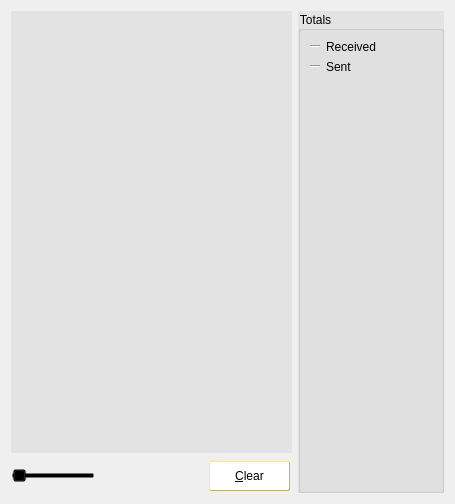
     <widget class="QWidget" name="tab_nettraffic">
      <attribute name="title">
       <string>&amp;Network Traffic</string>
      </attribute>
      <layout class="QHBoxLayout" name="horizontalLayout_3">
       <item>
        <layout class="QVBoxLayout" name="verticalLayout_4">
         <item>
          <widget class="TrafficGraphWidget" name="trafficGraph" native="true">
           <property name="sizePolicy">
            <sizepolicy hsizetype="Expanding" vsizetype="Expanding">
             <horstretch>0</horstretch>
             <verstretch>0</verstretch>
            </sizepolicy>
           </property>
           <property name="styleSheet">
            <string notr="true">background-color: rgb(227, 227, 227);
color:black</string>
           </property>
          </widget>
         </item>
         <item>
          <layout class="QHBoxLayout" name="horizontalLayout_2">
           <item>
            <widget class="QSlider" name="sldGraphRange">
             <property name="styleSheet">
              <string notr="true">background: transparent</string>
             </property>
             <property name="minimum">
              <number>1</number>
             </property>
             <property name="maximum">
              <number>288</number>
             </property>
             <property name="pageStep">
              <number>12</number>
             </property>
             <property name="value">
              <number>6</number>
             </property>
             <property name="orientation">
              <enum>Qt::Horizontal</enum>
             </property>
            </widget>
           </item>
           <item>
            <widget class="QLabel" name="lblGraphRange">
             <property name="minimumSize">
              <size>
               <width>100</width>
               <height>0</height>
              </size>
             </property>
             <property name="styleSheet">
              <string notr="true">background: transparent</string>
             </property>
             <property name="alignment">
              <set>Qt::AlignCenter</set>
             </property>
            </widget>
           </item>
           <item>
            <widget class="QPushButton" name="btnClearTrafficGraph">
             <property name="styleSheet">
              <string notr="true">QPushButton { /* Global Button Style */
	background-color: rgb(255, 255, 255);
	border-width: 1px;
	border-style: outset;
	border-color: #cbb62f;
	border-radius: 2px;
	color:#000000;
	font-size:12px;
	font-weight:normal;
	padding-left:25px;
	padding-right:25px;
	padding-top:1px;
	padding-bottom:1px;
	height: 26px;
	margin: 2px;
}
QPushButton:hover {
		background-color: rgb(206, 163, 153);
}

QPushButton:pressed {
	background-color: rgb(170, 255, 255);
	border:1px solid #000000;
}</string>
             </property>
             <property name="text">
              <string>&amp;Clear</string>
             </property>
             <property name="autoDefault">
              <bool>false</bool>
             </property>
            </widget>
           </item>
          </layout>
         </item>
        </layout>
       </item>
       <item>
        <layout class="QVBoxLayout" name="verticalLayout">
         <item>
          <widget class="QGroupBox" name="groupBox">
           <property name="styleSheet">
            <string notr="true">background-color: rgb(227, 227, 227);
color:black</string>
           </property>
           <property name="title">
            <string>Totals</string>
           </property>
           <layout class="QVBoxLayout" name="verticalLayout_5">
            <item>
             <layout class="QHBoxLayout" name="horizontalLayout_4">
              <item>
               <widget class="Line" name="line">
                <property name="sizePolicy">
                 <sizepolicy hsizetype="Fixed" vsizetype="Fixed">
                  <horstretch>0</horstretch>
                  <verstretch>0</verstretch>
                 </sizepolicy>
                </property>
                <property name="minimumSize">
                 <size>
                  <width>10</width>
                  <height>0</height>
                 </size>
                </property>
                <property name="palette">
                 <palette>
                  <active>
                   <colorrole role="WindowText">
                    <brush brushstyle="SolidPattern">
                     <color alpha="255">
                      <red>0</red>
                      <green>0</green>
                      <blue>0</blue>
                     </color>
                    </brush>
                   </colorrole>
                   <colorrole role="Button">
                    <brush brushstyle="SolidPattern">
                     <color alpha="255">
                      <red>227</red>
                      <green>227</green>
                      <blue>227</blue>
                     </color>
                    </brush>
                   </colorrole>
                   <colorrole role="Light">
                    <brush brushstyle="SolidPattern">
                     <color alpha="255">
                      <red>0</red>
                      <green>255</green>
                      <blue>0</blue>
                     </color>
                    </brush>
                   </colorrole>
                   <colorrole role="Text">
                    <brush brushstyle="SolidPattern">
                     <color alpha="255">
                      <red>0</red>
                      <green>0</green>
                      <blue>0</blue>
                     </color>
                    </brush>
                   </colorrole>
                   <colorrole role="ButtonText">
                    <brush brushstyle="SolidPattern">
                     <color alpha="255">
                      <red>0</red>
                      <green>0</green>
                      <blue>0</blue>
                     </color>
                    </brush>
                   </colorrole>
                   <colorrole role="Base">
                    <brush brushstyle="SolidPattern">
                     <color alpha="255">
                      <red>227</red>
                      <green>227</green>
                      <blue>227</blue>
                     </color>
                    </brush>
                   </colorrole>
                   <colorrole role="Window">
                    <brush brushstyle="SolidPattern">
                     <color alpha="255">
                      <red>227</red>
                      <green>227</green>
                      <blue>227</blue>
                     </color>
                    </brush>
                   </colorrole>
                  </active>
                  <inactive>
                   <colorrole role="WindowText">
                    <brush brushstyle="SolidPattern">
                     <color alpha="255">
                      <red>0</red>
                      <green>0</green>
                      <blue>0</blue>
                     </color>
                    </brush>
                   </colorrole>
                   <colorrole role="Button">
                    <brush brushstyle="SolidPattern">
                     <color alpha="255">
                      <red>227</red>
                      <green>227</green>
                      <blue>227</blue>
                     </color>
                    </brush>
                   </colorrole>
                   <colorrole role="Light">
                    <brush brushstyle="SolidPattern">
                     <color alpha="255">
                      <red>0</red>
                      <green>255</green>
                      <blue>0</blue>
                     </color>
                    </brush>
                   </colorrole>
                   <colorrole role="Text">
                    <brush brushstyle="SolidPattern">
                     <color alpha="255">
                      <red>0</red>
                      <green>0</green>
                      <blue>0</blue>
                     </color>
                    </brush>
                   </colorrole>
                   <colorrole role="ButtonText">
                    <brush brushstyle="SolidPattern">
                     <color alpha="255">
                      <red>0</red>
                      <green>0</green>
                      <blue>0</blue>
                     </color>
                    </brush>
                   </colorrole>
                   <colorrole role="Base">
                    <brush brushstyle="SolidPattern">
                     <color alpha="255">
                      <red>227</red>
                      <green>227</green>
                      <blue>227</blue>
                     </color>
                    </brush>
                   </colorrole>
                   <colorrole role="Window">
                    <brush brushstyle="SolidPattern">
                     <color alpha="255">
                      <red>227</red>
                      <green>227</green>
                      <blue>227</blue>
                     </color>
                    </brush>
                   </colorrole>
                  </inactive>
                  <disabled>
                   <colorrole role="WindowText">
                    <brush brushstyle="SolidPattern">
                     <color alpha="255">
                      <red>0</red>
                      <green>0</green>
                      <blue>0</blue>
                     </color>
                    </brush>
                   </colorrole>
                   <colorrole role="Button">
                    <brush brushstyle="SolidPattern">
                     <color alpha="255">
                      <red>227</red>
                      <green>227</green>
                      <blue>227</blue>
                     </color>
                    </brush>
                   </colorrole>
                   <colorrole role="Light">
                    <brush brushstyle="SolidPattern">
                     <color alpha="255">
                      <red>0</red>
                      <green>255</green>
                      <blue>0</blue>
                     </color>
                    </brush>
                   </colorrole>
                   <colorrole role="Text">
                    <brush brushstyle="SolidPattern">
                     <color alpha="255">
                      <red>0</red>
                      <green>0</green>
                      <blue>0</blue>
                     </color>
                    </brush>
                   </colorrole>
                   <colorrole role="ButtonText">
                    <brush brushstyle="SolidPattern">
                     <color alpha="255">
                      <red>0</red>
                      <green>0</green>
                      <blue>0</blue>
                     </color>
                    </brush>
                   </colorrole>
                   <colorrole role="Base">
                    <brush brushstyle="SolidPattern">
                     <color alpha="255">
                      <red>227</red>
                      <green>227</green>
                      <blue>227</blue>
                     </color>
                    </brush>
                   </colorrole>
                   <colorrole role="Window">
                    <brush brushstyle="SolidPattern">
                     <color alpha="255">
                      <red>227</red>
                      <green>227</green>
                      <blue>227</blue>
                     </color>
                    </brush>
                   </colorrole>
                  </disabled>
                 </palette>
                </property>
                <property name="orientation">
                 <enum>Qt::Horizontal</enum>
                </property>
               </widget>
              </item>
              <item>
               <widget class="QLabel" name="label_16">
                <property name="styleSheet">
                 <string notr="true">background: transparent</string>
                </property>
                <property name="text">
                 <string>Received</string>
                </property>
               </widget>
              </item>
              <item>
               <widget class="QLabel" name="lblBytesIn">
                <property name="minimumSize">
                 <size>
                  <width>50</width>
                  <height>0</height>
                 </size>
                </property>
                <property name="styleSheet">
                 <string notr="true">background: transparent</string>
                </property>
                <property name="alignment">
                 <set>Qt::AlignRight|Qt::AlignTrailing|Qt::AlignVCenter</set>
                </property>
               </widget>
              </item>
             </layout>
            </item>
            <item>
             <layout class="QHBoxLayout" name="horizontalLayout_5">
              <item>
               <widget class="Line" name="line_2">
                <property name="sizePolicy">
                 <sizepolicy hsizetype="Fixed" vsizetype="Fixed">
                  <horstretch>0</horstretch>
                  <verstretch>0</verstretch>
                 </sizepolicy>
                </property>
                <property name="minimumSize">
                 <size>
                  <width>10</width>
                  <height>0</height>
                 </size>
                </property>
                <property name="palette">
                 <palette>
                  <active>
                   <colorrole role="WindowText">
                    <brush brushstyle="SolidPattern">
                     <color alpha="255">
                      <red>0</red>
                      <green>0</green>
                      <blue>0</blue>
                     </color>
                    </brush>
                   </colorrole>
                   <colorrole role="Button">
                    <brush brushstyle="SolidPattern">
                     <color alpha="255">
                      <red>227</red>
                      <green>227</green>
                      <blue>227</blue>
                     </color>
                    </brush>
                   </colorrole>
                   <colorrole role="Light">
                    <brush brushstyle="SolidPattern">
                     <color alpha="255">
                      <red>255</red>
                      <green>0</green>
                      <blue>0</blue>
                     </color>
                    </brush>
                   </colorrole>
                   <colorrole role="Text">
                    <brush brushstyle="SolidPattern">
                     <color alpha="255">
                      <red>0</red>
                      <green>0</green>
                      <blue>0</blue>
                     </color>
                    </brush>
                   </colorrole>
                   <colorrole role="ButtonText">
                    <brush brushstyle="SolidPattern">
                     <color alpha="255">
                      <red>0</red>
                      <green>0</green>
                      <blue>0</blue>
                     </color>
                    </brush>
                   </colorrole>
                   <colorrole role="Base">
                    <brush brushstyle="SolidPattern">
                     <color alpha="255">
                      <red>227</red>
                      <green>227</green>
                      <blue>227</blue>
                     </color>
                    </brush>
                   </colorrole>
                   <colorrole role="Window">
                    <brush brushstyle="SolidPattern">
                     <color alpha="255">
                      <red>227</red>
                      <green>227</green>
                      <blue>227</blue>
                     </color>
                    </brush>
                   </colorrole>
                  </active>
                  <inactive>
                   <colorrole role="WindowText">
                    <brush brushstyle="SolidPattern">
                     <color alpha="255">
                      <red>0</red>
                      <green>0</green>
                      <blue>0</blue>
                     </color>
                    </brush>
                   </colorrole>
                   <colorrole role="Button">
                    <brush brushstyle="SolidPattern">
                     <color alpha="255">
                      <red>227</red>
                      <green>227</green>
                      <blue>227</blue>
                     </color>
                    </brush>
                   </colorrole>
                   <colorrole role="Light">
                    <brush brushstyle="SolidPattern">
                     <color alpha="255">
                      <red>255</red>
                      <green>0</green>
                      <blue>0</blue>
                     </color>
                    </brush>
                   </colorrole>
                   <colorrole role="Text">
                    <brush brushstyle="SolidPattern">
                     <color alpha="255">
                      <red>0</red>
                      <green>0</green>
                      <blue>0</blue>
                     </color>
                    </brush>
                   </colorrole>
                   <colorrole role="ButtonText">
                    <brush brushstyle="SolidPattern">
                     <color alpha="255">
                      <red>0</red>
                      <green>0</green>
                      <blue>0</blue>
                     </color>
                    </brush>
                   </colorrole>
                   <colorrole role="Base">
                    <brush brushstyle="SolidPattern">
                     <color alpha="255">
                      <red>227</red>
                      <green>227</green>
                      <blue>227</blue>
                     </color>
                    </brush>
                   </colorrole>
                   <colorrole role="Window">
                    <brush brushstyle="SolidPattern">
                     <color alpha="255">
                      <red>227</red>
                      <green>227</green>
                      <blue>227</blue>
                     </color>
                    </brush>
                   </colorrole>
                  </inactive>
                  <disabled>
                   <colorrole role="WindowText">
                    <brush brushstyle="SolidPattern">
                     <color alpha="255">
                      <red>0</red>
                      <green>0</green>
                      <blue>0</blue>
                     </color>
                    </brush>
                   </colorrole>
                   <colorrole role="Button">
                    <brush brushstyle="SolidPattern">
                     <color alpha="255">
                      <red>227</red>
                      <green>227</green>
                      <blue>227</blue>
                     </color>
                    </brush>
                   </colorrole>
                   <colorrole role="Light">
                    <brush brushstyle="SolidPattern">
                     <color alpha="255">
                      <red>255</red>
                      <green>0</green>
                      <blue>0</blue>
                     </color>
                    </brush>
                   </colorrole>
                   <colorrole role="Text">
                    <brush brushstyle="SolidPattern">
                     <color alpha="255">
                      <red>0</red>
                      <green>0</green>
                      <blue>0</blue>
                     </color>
                    </brush>
                   </colorrole>
                   <colorrole role="ButtonText">
                    <brush brushstyle="SolidPattern">
                     <color alpha="255">
                      <red>0</red>
                      <green>0</green>
                      <blue>0</blue>
                     </color>
                    </brush>
                   </colorrole>
                   <colorrole role="Base">
                    <brush brushstyle="SolidPattern">
                     <color alpha="255">
                      <red>227</red>
                      <green>227</green>
                      <blue>227</blue>
                     </color>
                    </brush>
                   </colorrole>
                   <colorrole role="Window">
                    <brush brushstyle="SolidPattern">
                     <color alpha="255">
                      <red>227</red>
                      <green>227</green>
                      <blue>227</blue>
                     </color>
                    </brush>
                   </colorrole>
                  </disabled>
                 </palette>
                </property>
                <property name="orientation">
                 <enum>Qt::Horizontal</enum>
                </property>
               </widget>
              </item>
              <item>
               <widget class="QLabel" name="label_17">
                <property name="styleSheet">
                 <string notr="true">background: transparent</string>
                </property>
                <property name="text">
                 <string>Sent</string>
                </property>
               </widget>
              </item>
              <item>
               <widget class="QLabel" name="lblBytesOut">
                <property name="minimumSize">
                 <size>
                  <width>50</width>
                  <height>0</height>
                 </size>
                </property>
                <property name="styleSheet">
                 <string notr="true">background: transparent</string>
                </property>
                <property name="alignment">
                 <set>Qt::AlignRight|Qt::AlignTrailing|Qt::AlignVCenter</set>
                </property>
               </widget>
              </item>
             </layout>
            </item>
            <item>
             <spacer name="verticalSpacer_4">
              <property name="orientation">
               <enum>Qt::Vertical</enum>
              </property>
              <property name="sizeHint" stdset="0">
               <size>
                <width>20</width>
                <height>407</height>
               </size>
              </property>
             </spacer>
            </item>
           </layout>
          </widget>
         </item>
        </layout>
       </item>
      </layout>
     </widget>
